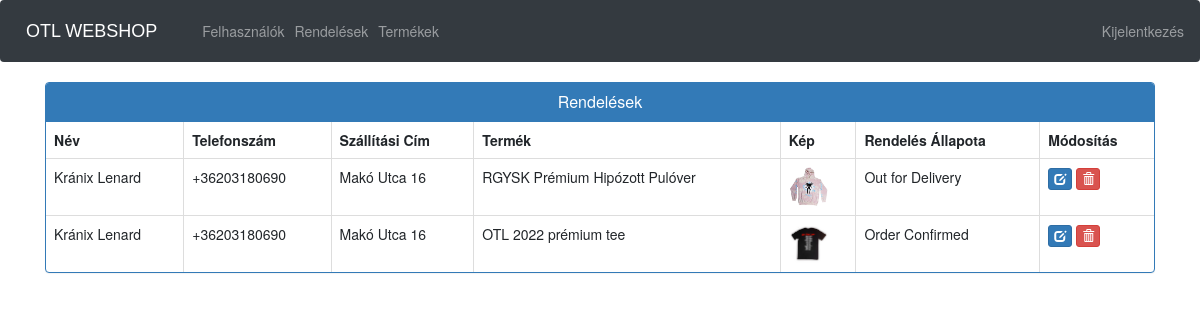
Page /admin-view-booking (signed in) on the committed database.
### ecom/models.py (models this page shows, shortened)
class Customer(models.Model):
    user=models.OneToOneField(User,on_delete=models.CASCADE)
    profile_pic= models.ImageField(upload_to='profile_pic/CustomerProfilePic/',null=True,blank=True)
    address = models.CharField(max_length=40)
    mobile = models.CharField(max_length=20,null=False)
    @property
    def get_name(self):
        return self.user.first_name+" "+self.user.last_name

class Orders(models.Model):
    STATUS =(
        ('Pending','Pending'),
        ('Order Confirmed','Order Confirmed'),
        ('Out for Delivery','Out for Delivery'),
        ('Delivered','Delivered'),
    )
    customer=models.ForeignKey('Customer', on_delete=models.CASCADE,null=True)
    product=models.ForeignKey('Product',on_delete=models.CASCADE,null=True)
    email = models.CharField(max_length=50,null=True)
    address = models.CharField(max_length=500,null=True)
    mobile = models.CharField(max_length=20,null=True)
    order_date= models.DateField(auto_now_add=True,null=True)
    status=models.CharField(max_length=50,null=True,choices=STATUS)

class Product(models.Model):
    name=models.CharField(max_length=40)
    product_image= models.ImageField(upload_to='product_image/',null=True,blank=True)
    price = models.PositiveIntegerField()
    description=models.CharField(max_length=40)

### ecom/views.py (the view)
# urls.py: path('admin-view-booking', views.admin_view_booking_view,name='admin-view-booking'),
@login_required(login_url='adminlogin')
def admin_view_booking_view(request):
    orders=models.Orders.objects.all()
    ordered_products=[]
    ordered_bys=[]
    for order in orders:
        ordered_product=models.Product.objects.all().filter(id=order.product.id)
        ordered_by=models.Customer.objects.all().filter(id = order.customer.id)
        ordered_products.append(ordered_product)
        ordered_bys.append(ordered_by)
    return render(request,'ecom/admin_view_booking.html',{'data':zip(ordered_products,ordered_bys,orders)})

### templates/ecom/admin_view_booking.html (shortened to what this page needs)
{% extends 'ecom/admin_base.html' %}
{% load static %}
{% block content %}
<head>
  <link href="//netdna.bootstrapcdn.com/bootstrap/3.0.0/css/bootstrap.min.css" rel="stylesheet" id="bootstrap-css">
</head>
<div class="container">
  <div class="panel panel-primary">
    <div class="panel-heading">
      <h6 class="panel-title">Rendelések</h6>
    </div>
    <table class="table table-hover table-bordered" id="dev-table">
      <thead>
        <tr>
          <th>Név</th>
          <th>Telefonszám</th>
          <th>Szállítási Cím</th>
          <th>Termék</th>
          <th>Kép</th>
          <th>Rendelés Állapota</th>
          <th>Módosítás</th>
        </tr>
      </thead>
      {% for product,customer,order in data %}
      <tr>
        {% for c in customer %}
        <td> {{c.get_name}}</td>
        <td>{{c.mobile}}</td>
        <td>{{order.address}}</td>
        {% endfor %}
        {% for p in product %}
        <td> {{p.name}}</td>
        <td> <img src="{% static p.product_image.url %}" alt="Profile Pic" height="40px" width="40px" /></td>
        <td>{{order.status}}</td>
        <td><a class="btn btn-primary btn-xs" href="{% url 'update-order' order.id  %}"><span class="glyphicon glyphicon-edit"></span></a>
        <a class="btn btn-danger btn-xs" href="{% url 'delete-order' order.id  %}"><span class="glyphicon glyphicon-trash"></span></a></td>
        {% endfor %}
      </tr>
      {% endfor %}
    </table>
  </div>
</div>
{% endblock content %}

### templates/ecom/admin_view_booking.html (style rules this page uses)
a:link { text-decoration: none; }
h6 { text-align: center; }

### rows in the picture
Orders: address "Makó Utca 16", status "Out for Delivery"
Customer: get_name "Kránix Lenard", mobile "+36203180690"
Product: name "RGYSK Prémium Hipózott Pulóver", product_image (picture)
Orders: address "Makó Utca 16", status "Order Confirmed"
Product: name "OTL 2022 prémium tee", product_image (picture)
